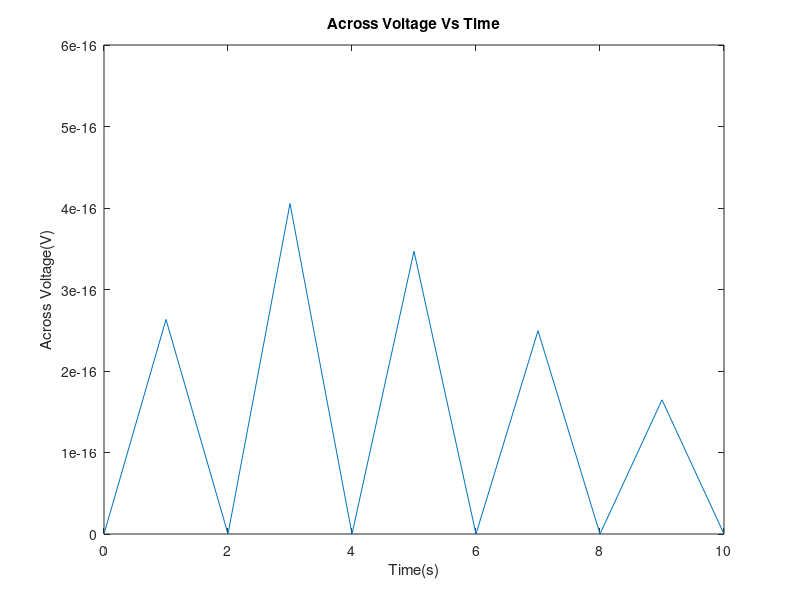

Write MATLAB code to recreate this figure.
k=0;
for t=0:1:10;
k=k+1;
  VS=3*exp(-t/3)*sin(pi*t);
  if VS>0
    VL(k,1)=VS
  else VL(k,1)=0
  end
end
plot(0:10,VL)
xlabel('Time(s)')
ylabel('Across Voltage(V)')
title('Across Voltage Vs Time')
